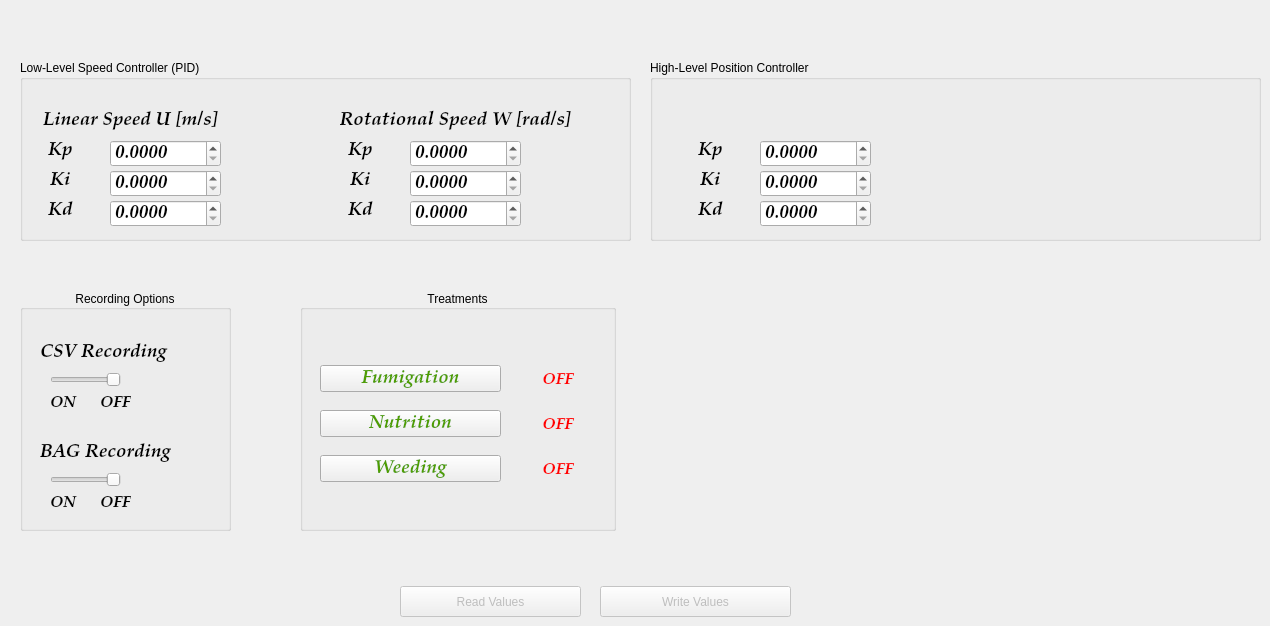
    <widget class="QWidget" name="Configuration">
     <attribute name="icon">
      <iconset>
       <normaloff>:/images/noun_configuration_1613324.png</normaloff>:/images/noun_configuration_1613324.png</iconset>
     </attribute>
     <attribute name="title">
      <string>Configuration</string>
     </attribute>
     <widget class="QGroupBox" name="Low_Level_Speed_Controller">
      <property name="geometry">
       <rect>
        <x>20</x>
        <y>60</y>
        <width>611</width>
        <height>181</height>
       </rect>
      </property>
      <property name="title">
       <string>Low-Level Speed Controller (PID)</string>
      </property>
      <widget class="QLabel" name="Linear_kp_label">
       <property name="geometry">
        <rect>
         <x>10</x>
         <y>80</y>
         <width>61</width>
         <height>21</height>
        </rect>
       </property>
       <property name="font">
        <font>
         <family>URW Palladio L</family>
         <pointsize>14</pointsize>
         <weight>75</weight>
         <italic>true</italic>
         <bold>true</bold>
        </font>
       </property>
       <property name="text">
        <string>Kp</string>
       </property>
       <property name="alignment">
        <set>Qt::AlignCenter</set>
       </property>
      </widget>
      <widget class="QDoubleSpinBox" name="doubleSpinBox_3">
       <property name="geometry">
        <rect>
         <x>90</x>
         <y>80</y>
         <width>111</width>
         <height>27</height>
        </rect>
       </property>
       <property name="font">
        <font>
         <family>URW Palladio L</family>
         <pointsize>14</pointsize>
         <weight>75</weight>
         <italic>true</italic>
         <bold>true</bold>
        </font>
       </property>
       <property name="decimals">
        <number>4</number>
       </property>
      </widget>
      <widget class="QDoubleSpinBox" name="doubleSpinBox_4">
       <property name="geometry">
        <rect>
         <x>90</x>
         <y>110</y>
         <width>111</width>
         <height>27</height>
        </rect>
       </property>
       <property name="font">
        <font>
         <family>URW Palladio L</family>
         <pointsize>14</pointsize>
         <weight>75</weight>
         <italic>true</italic>
         <bold>true</bold>
        </font>
       </property>
       <property name="decimals">
        <number>4</number>
       </property>
      </widget>
      <widget class="QDoubleSpinBox" name="doubleSpinBox_5">
       <property name="geometry">
        <rect>
         <x>90</x>
         <y>140</y>
         <width>111</width>
         <height>27</height>
        </rect>
       </property>
       <property name="font">
        <font>
         <family>URW Palladio L</family>
         <pointsize>14</pointsize>
         <weight>75</weight>
         <italic>true</italic>
         <bold>true</bold>
        </font>
       </property>
       <property name="decimals">
        <number>4</number>
       </property>
      </widget>
      <widget class="QLabel" name="Linear_ki_label">
       <property name="geometry">
        <rect>
         <x>10</x>
         <y>110</y>
         <width>61</width>
         <height>21</height>
        </rect>
       </property>
       <property name="font">
        <font>
         <family>URW Palladio L</family>
         <pointsize>14</pointsize>
         <weight>75</weight>
         <italic>true</italic>
         <bold>true</bold>
        </font>
       </property>
       <property name="text">
        <string>Ki</string>
       </property>
       <property name="alignment">
        <set>Qt::AlignCenter</set>
       </property>
      </widget>
      <widget class="QLabel" name="Linear_kd_label">
       <property name="geometry">
        <rect>
         <x>10</x>
         <y>140</y>
         <width>61</width>
         <height>21</height>
        </rect>
       </property>
       <property name="font">
        <font>
         <family>URW Palladio L</family>
         <pointsize>14</pointsize>
         <weight>75</weight>
         <italic>true</italic>
         <bold>true</bold>
        </font>
       </property>
       <property name="text">
        <string>Kd</string>
       </property>
       <property name="alignment">
        <set>Qt::AlignCenter</set>
       </property>
      </widget>
      <widget class="QLabel" name="Rot_ki_label">
       <property name="geometry">
        <rect>
         <x>310</x>
         <y>110</y>
         <width>61</width>
         <height>21</height>
        </rect>
       </property>
       <property name="font">
        <font>
         <family>URW Palladio L</family>
         <pointsize>14</pointsize>
         <weight>75</weight>
         <italic>true</italic>
         <bold>true</bold>
        </font>
       </property>
       <property name="text">
        <string>Ki</string>
       </property>
       <property name="alignment">
        <set>Qt::AlignCenter</set>
       </property>
      </widget>
      <widget class="QDoubleSpinBox" name="doubleSpinBox_6">
       <property name="geometry">
        <rect>
         <x>390</x>
         <y>110</y>
         <width>111</width>
         <height>27</height>
        </rect>
       </property>
       <property name="font">
        <font>
         <family>URW Palladio L</family>
         <pointsize>14</pointsize>
         <weight>75</weight>
         <italic>true</italic>
         <bold>true</bold>
        </font>
       </property>
       <property name="decimals">
        <number>4</number>
       </property>
      </widget>
      <widget class="QLabel" name="Rot_kp_label">
       <property name="geometry">
        <rect>
         <x>310</x>
         <y>80</y>
         <width>61</width>
         <height>21</height>
        </rect>
       </property>
       <property name="font">
        <font>
         <family>URW Palladio L</family>
         <pointsize>14</pointsize>
         <weight>75</weight>
         <italic>true</italic>
         <bold>true</bold>
        </font>
       </property>
       <property name="text">
        <string>Kp</string>
       </property>
       <property name="alignment">
        <set>Qt::AlignCenter</set>
       </property>
      </widget>
      <widget class="QDoubleSpinBox" name="doubleSpinBox_7">
       <property name="geometry">
        <rect>
         <x>390</x>
         <y>140</y>
         <width>111</width>
         <height>27</height>
        </rect>
       </property>
       <property name="font">
        <font>
         <family>URW Palladio L</family>
         <pointsize>14</pointsize>
         <weight>75</weight>
         <italic>true</italic>
         <bold>true</bold>
        </font>
       </property>
       <property name="decimals">
        <number>4</number>
       </property>
      </widget>
      <widget class="QLabel" name="Rot_kd_label">
       <property name="geometry">
        <rect>
         <x>310</x>
         <y>140</y>
         <width>61</width>
         <height>21</height>
        </rect>
       </property>
       <property name="font">
        <font>
         <family>URW Palladio L</family>
         <pointsize>14</pointsize>
         <weight>75</weight>
         <italic>true</italic>
         <bold>true</bold>
        </font>
       </property>
       <property name="text">
        <string>Kd</string>
       </property>
       <property name="alignment">
        <set>Qt::AlignCenter</set>
       </property>
      </widget>
      <widget class="QDoubleSpinBox" name="doubleSpinBox_8">
       <property name="geometry">
        <rect>
         <x>390</x>
         <y>80</y>
         <width>111</width>
         <height>27</height>
        </rect>
       </property>
       <property name="font">
        <font>
         <family>URW Palladio L</family>
         <pointsize>14</pointsize>
         <weight>75</weight>
         <italic>true</italic>
         <bold>true</bold>
        </font>
       </property>
       <property name="decimals">
        <number>4</number>
       </property>
      </widget>
      <widget class="QLabel" name="Linear_Speed_label">
       <property name="geometry">
        <rect>
         <x>20</x>
         <y>50</y>
         <width>181</width>
         <height>21</height>
        </rect>
       </property>
       <property name="font">
        <font>
         <family>URW Palladio L</family>
         <pointsize>14</pointsize>
         <weight>75</weight>
         <italic>true</italic>
         <bold>true</bold>
        </font>
       </property>
       <property name="styleSheet">
        <string notr="true"/>
       </property>
       <property name="text">
        <string>Linear Speed U [m/s]</string>
       </property>
       <property name="alignment">
        <set>Qt::AlignCenter</set>
       </property>
      </widget>
      <widget class="QLabel" name="Rotacional_Speed_label">
       <property name="geometry">
        <rect>
         <x>320</x>
         <y>50</y>
         <width>231</width>
         <height>21</height>
        </rect>
       </property>
       <property name="font">
        <font>
         <family>URW Palladio L</family>
         <pointsize>14</pointsize>
         <weight>75</weight>
         <italic>true</italic>
         <bold>true</bold>
        </font>
       </property>
       <property name="styleSheet">
        <string notr="true"/>
       </property>
       <property name="text">
        <string>Rotational Speed W [rad/s]</string>
       </property>
       <property name="alignment">
        <set>Qt::AlignCenter</set>
       </property>
      </widget>
     </widget>
     <widget class="QGroupBox" name="High_Level_Position_Controller">
      <property name="geometry">
       <rect>
        <x>650</x>
        <y>60</y>
        <width>611</width>
        <height>181</height>
       </rect>
      </property>
      <property name="title">
       <string>High-Level Position Controller</string>
      </property>
      <widget class="QLabel" name="HL_Pos_ki_label">
       <property name="geometry">
        <rect>
         <x>30</x>
         <y>110</y>
         <width>61</width>
         <height>21</height>
        </rect>
       </property>
       <property name="font">
        <font>
         <family>URW Palladio L</family>
         <pointsize>14</pointsize>
         <weight>75</weight>
         <italic>true</italic>
         <bold>true</bold>
        </font>
       </property>
       <property name="text">
        <string>Ki</string>
       </property>
       <property name="alignment">
        <set>Qt::AlignCenter</set>
       </property>
      </widget>
      <widget class="QLabel" name="HL_Pos_kd_label">
       <property name="geometry">
        <rect>
         <x>30</x>
         <y>140</y>
         <width>61</width>
         <height>21</height>
        </rect>
       </property>
       <property name="font">
        <font>
         <family>URW Palladio L</family>
         <pointsize>14</pointsize>
         <weight>75</weight>
         <italic>true</italic>
         <bold>true</bold>
        </font>
       </property>
       <property name="text">
        <string>Kd</string>
       </property>
       <property name="alignment">
        <set>Qt::AlignCenter</set>
       </property>
      </widget>
      <widget class="QLabel" name="HL_Pos_kp_label">
       <property name="geometry">
        <rect>
         <x>30</x>
         <y>80</y>
         <width>61</width>
         <height>21</height>
        </rect>
       </property>
       <property name="font">
        <font>
         <family>URW Palladio L</family>
         <pointsize>14</pointsize>
         <weight>75</weight>
         <italic>true</italic>
         <bold>true</bold>
        </font>
       </property>
       <property name="text">
        <string>Kp</string>
       </property>
       <property name="alignment">
        <set>Qt::AlignCenter</set>
       </property>
      </widget>
      <widget class="QDoubleSpinBox" name="doubleSpinBox_9">
       <property name="geometry">
        <rect>
         <x>110</x>
         <y>140</y>
         <width>111</width>
         <height>27</height>
        </rect>
       </property>
       <property name="font">
        <font>
         <family>URW Palladio L</family>
         <pointsize>14</pointsize>
         <weight>75</weight>
         <italic>true</italic>
         <bold>true</bold>
        </font>
       </property>
       <property name="decimals">
        <number>4</number>
       </property>
      </widget>
      <widget class="QDoubleSpinBox" name="doubleSpinBox_10">
       <property name="geometry">
        <rect>
         <x>110</x>
         <y>110</y>
         <width>111</width>
         <height>27</height>
        </rect>
       </property>
       <property name="font">
        <font>
         <family>URW Palladio L</family>
         <pointsize>14</pointsize>
         <weight>75</weight>
         <italic>true</italic>
         <bold>true</bold>
        </font>
       </property>
       <property name="decimals">
        <number>4</number>
       </property>
      </widget>
      <widget class="QDoubleSpinBox" name="doubleSpinBox_11">
       <property name="geometry">
        <rect>
         <x>110</x>
         <y>80</y>
         <width>111</width>
         <height>27</height>
        </rect>
       </property>
       <property name="font">
        <font>
         <family>URW Palladio L</family>
         <pointsize>14</pointsize>
         <weight>75</weight>
         <italic>true</italic>
         <bold>true</bold>
        </font>
       </property>
       <property name="decimals">
        <number>4</number>
       </property>
      </widget>
     </widget>
     <widget class="QPushButton" name="pushButton_10">
      <property name="enabled">
       <bool>false</bool>
      </property>
      <property name="geometry">
       <rect>
        <x>400</x>
        <y>586</y>
        <width>181</width>
        <height>31</height>
       </rect>
      </property>
      <property name="text">
       <string>Read Values</string>
      </property>
     </widget>
     <widget class="QPushButton" name="pushButton_11">
      <property name="enabled">
       <bool>false</bool>
      </property>
      <property name="geometry">
       <rect>
        <x>600</x>
        <y>586</y>
        <width>191</width>
        <height>31</height>
       </rect>
      </property>
      <property name="text">
       <string>Write Values</string>
      </property>
     </widget>
     <widget class="QGroupBox" name="Recording_Options">
      <property name="geometry">
       <rect>
        <x>20</x>
        <y>290</y>
        <width>211</width>
        <height>241</height>
       </rect>
      </property>
      <property name="title">
       <string>Recording Options</string>
      </property>
      <property name="alignment">
       <set>Qt::AlignCenter</set>
      </property>
      <widget class="QLabel" name="ON_BAG_label">
       <property name="geometry">
        <rect>
         <x>30</x>
         <y>205</y>
         <width>31</width>
         <height>17</height>
        </rect>
       </property>
       <property name="font">
        <font>
         <family>URW Palladio L</family>
         <pointsize>12</pointsize>
         <weight>75</weight>
         <italic>true</italic>
         <bold>true</bold>
        </font>
       </property>
       <property name="text">
        <string>ON</string>
       </property>
      </widget>
      <widget class="QLabel" name="BAG_Recording_label">
       <property name="geometry">
        <rect>
         <x>20</x>
         <y>150</y>
         <width>131</width>
         <height>26</height>
        </rect>
       </property>
       <property name="font">
        <font>
         <family>URW Palladio L</family>
         <pointsize>14</pointsize>
         <weight>75</weight>
         <italic>true</italic>
         <bold>true</bold>
        </font>
       </property>
       <property name="text">
        <string>BAG Recording</string>
       </property>
      </widget>
      <widget class="QLabel" name="OFF_CSV_label">
       <property name="geometry">
        <rect>
         <x>80</x>
         <y>105</y>
         <width>31</width>
         <height>17</height>
        </rect>
       </property>
       <property name="font">
        <font>
         <family>URW Palladio L</family>
         <pointsize>12</pointsize>
         <weight>75</weight>
         <italic>true</italic>
         <bold>true</bold>
        </font>
       </property>
       <property name="text">
        <string>OFF</string>
       </property>
      </widget>
      <widget class="QLabel" name="OFF_BAG_label">
       <property name="geometry">
        <rect>
         <x>80</x>
         <y>205</y>
         <width>31</width>
         <height>17</height>
        </rect>
       </property>
       <property name="font">
        <font>
         <family>URW Palladio L</family>
         <pointsize>12</pointsize>
         <weight>75</weight>
         <italic>true</italic>
         <bold>true</bold>
        </font>
       </property>
       <property name="text">
        <string>OFF</string>
       </property>
      </widget>
      <widget class="QSlider" name="BAG_Slider">
       <property name="geometry">
        <rect>
         <x>30</x>
         <y>175</y>
         <width>71</width>
         <height>29</height>
        </rect>
       </property>
       <property name="layoutDirection">
        <enum>Qt::RightToLeft</enum>
       </property>
       <property name="maximum">
        <number>1</number>
       </property>
       <property name="pageStep">
        <number>1</number>
       </property>
       <property name="value">
        <number>0</number>
       </property>
       <property name="orientation">
        <enum>Qt::Horizontal</enum>
       </property>
      </widget>
      <widget class="QLabel" name="CSV_Recording_label">
       <property name="geometry">
        <rect>
         <x>20</x>
         <y>50</y>
         <width>131</width>
         <height>26</height>
        </rect>
       </property>
       <property name="font">
        <font>
         <family>URW Palladio L</family>
         <pointsize>14</pointsize>
         <weight>75</weight>
         <italic>true</italic>
         <bold>true</bold>
        </font>
       </property>
       <property name="text">
        <string>CSV Recording</string>
       </property>
      </widget>
      <widget class="QSlider" name="CSV_Slider">
       <property name="geometry">
        <rect>
         <x>30</x>
         <y>75</y>
         <width>71</width>
         <height>29</height>
        </rect>
       </property>
       <property name="layoutDirection">
        <enum>Qt::RightToLeft</enum>
       </property>
       <property name="maximum">
        <number>1</number>
       </property>
       <property name="pageStep">
        <number>1</number>
       </property>
       <property name="value">
        <number>0</number>
       </property>
       <property name="orientation">
        <enum>Qt::Horizontal</enum>
       </property>
       <property name="tickInterval">
        <number>0</number>
       </property>
      </widget>
      <widget class="QLabel" name="ON_CSV_label">
       <property name="geometry">
        <rect>
         <x>30</x>
         <y>105</y>
         <width>31</width>
         <height>17</height>
        </rect>
       </property>
       <property name="font">
        <font>
         <family>URW Palladio L</family>
         <pointsize>12</pointsize>
         <weight>75</weight>
         <italic>true</italic>
         <bold>true</bold>
        </font>
       </property>
       <property name="text">
        <string>ON</string>
       </property>
      </widget>
     </widget>
     <widget class="QGroupBox" name="Treatments">
      <property name="geometry">
       <rect>
        <x>300</x>
        <y>290</y>
        <width>316</width>
        <height>241</height>
       </rect>
      </property>
      <property name="title">
       <string>Treatments</string>
      </property>
      <property name="alignment">
       <set>Qt::AlignCenter</set>
      </property>
      <widget class="QPushButton" name="Fumigation_Button">
       <property name="geometry">
        <rect>
         <x>20</x>
         <y>75</y>
         <width>181</width>
         <height>27</height>
        </rect>
       </property>
       <property name="font">
        <font>
         <family>URW Palladio L</family>
         <pointsize>14</pointsize>
         <weight>75</weight>
         <italic>true</italic>
         <bold>true</bold>
        </font>
       </property>
       <property name="styleSheet">
        <string notr="true">color: rgb(79, 158, 0);</string>
       </property>
       <property name="text">
        <string>Fumigation</string>
       </property>
      </widget>
      <widget class="QPushButton" name="Nutrition_Button">
       <property name="geometry">
        <rect>
         <x>20</x>
         <y>120</y>
         <width>181</width>
         <height>27</height>
        </rect>
       </property>
       <property name="font">
        <font>
         <family>URW Palladio L</family>
         <pointsize>14</pointsize>
         <weight>75</weight>
         <italic>true</italic>
         <bold>true</bold>
        </font>
       </property>
       <property name="styleSheet">
        <string notr="true">color: rgb(79, 158, 0);</string>
       </property>
       <property name="text">
        <string>Nutrition</string>
       </property>
      </widget>
      <widget class="QPushButton" name="Weeding_Button">
       <property name="geometry">
        <rect>
         <x>20</x>
         <y>165</y>
         <width>181</width>
         <height>27</height>
        </rect>
       </property>
       <property name="font">
        <font>
         <family>URW Palladio L</family>
         <pointsize>14</pointsize>
         <weight>75</weight>
         <italic>true</italic>
         <bold>true</bold>
        </font>
       </property>
       <property name="styleSheet">
        <string notr="true">color: rgb(79, 158, 0);</string>
       </property>
       <property name="text">
        <string>Weeding</string>
       </property>
      </widget>
      <widget class="QLabel" name="Fumigation_label">
       <property name="geometry">
        <rect>
         <x>200</x>
         <y>80</y>
         <width>116</width>
         <height>20</height>
        </rect>
       </property>
       <property name="font">
        <font>
         <family>URW Palladio L</family>
         <pointsize>12</pointsize>
         <weight>75</weight>
         <italic>true</italic>
         <bold>true</bold>
        </font>
       </property>
       <property name="styleSheet">
        <string notr="true">color:rgb(255, 0, 0)</string>
       </property>
       <property name="text">
        <string>OFF</string>
       </property>
       <property name="alignment">
        <set>Qt::AlignCenter</set>
       </property>
      </widget>
      <widget class="QLabel" name="Nutrition_label">
       <property name="geometry">
        <rect>
         <x>200</x>
         <y>125</y>
         <width>116</width>
         <height>20</height>
        </rect>
       </property>
       <property name="font">
        <font>
         <family>URW Palladio L</family>
         <pointsize>12</pointsize>
         <weight>75</weight>
         <italic>true</italic>
         <bold>true</bold>
        </font>
       </property>
       <property name="styleSheet">
        <string notr="true">color:rgb(255, 0, 0)</string>
       </property>
       <property name="text">
        <string>OFF</string>
       </property>
       <property name="alignment">
        <set>Qt::AlignCenter</set>
       </property>
      </widget>
      <widget class="QLabel" name="Weeding_label">
       <property name="geometry">
        <rect>
         <x>200</x>
         <y>170</y>
         <width>116</width>
         <height>20</height>
        </rect>
       </property>
       <property name="font">
        <font>
         <family>URW Palladio L</family>
         <pointsize>12</pointsize>
         <weight>75</weight>
         <italic>true</italic>
         <bold>true</bold>
        </font>
       </property>
       <property name="styleSheet">
        <string notr="true">color:rgb(255, 0, 0)</string>
       </property>
       <property name="text">
        <string>OFF</string>
       </property>
       <property name="alignment">
        <set>Qt::AlignCenter</set>
       </property>
      </widget>
     </widget>
    </widget>
